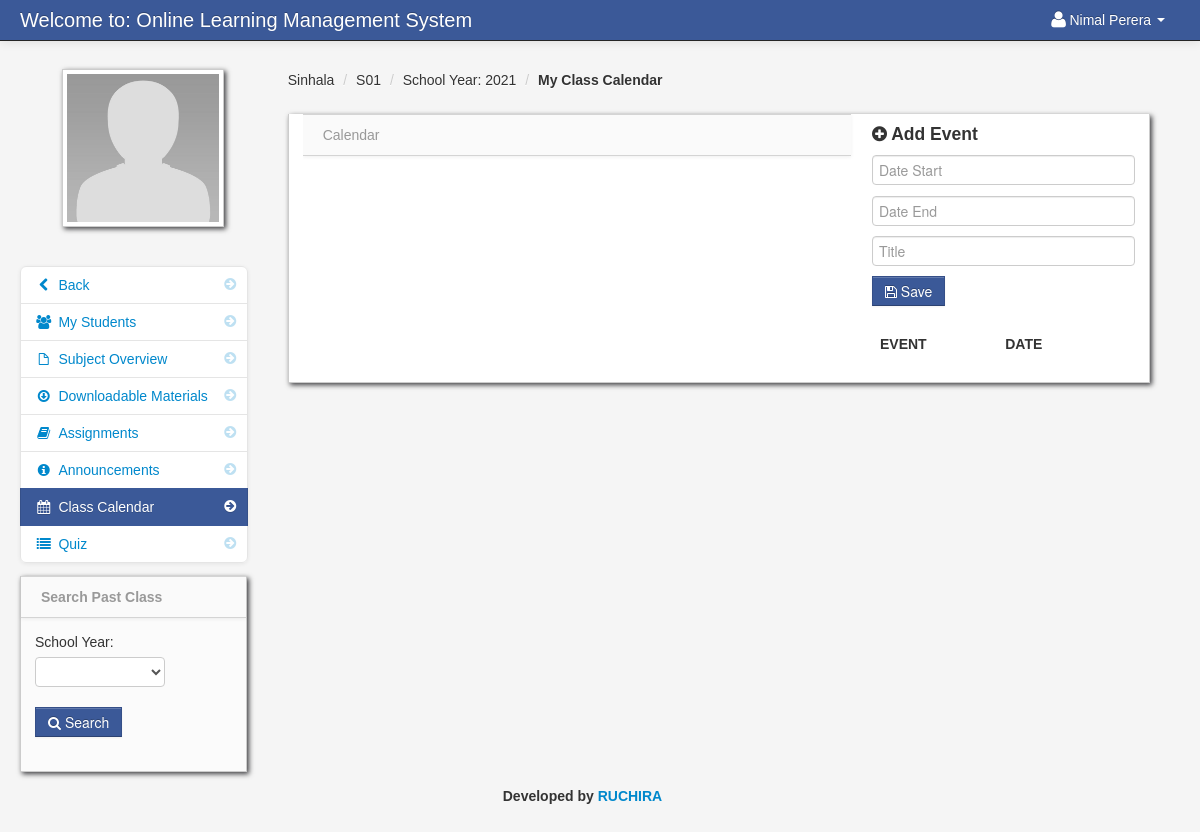
/class_calendar.php?id=1 (signed in), run on the app's committed database.
### tables this page shows
CREATE TABLE `teacher` (
  `teacher_id` int(11) NOT NULL,
  `username` varchar(100) NOT NULL,
  `password` varchar(200) NOT NULL,
  `firstname` varchar(100) NOT NULL,
  `lastname` varchar(100) NOT NULL,
  `department_id` int(11) NOT NULL,
  `location` varchar(200) NOT NULL,
  `about` varchar(500) NOT NULL,
  `teacher_status` varchar(20) NOT NULL,
  `teacher_stat` varchar(100) NOT NULL
);

CREATE TABLE `teacher_class` (
  `teacher_class_id` int(11) NOT NULL,
  `teacher_id` int(11) NOT NULL,
  `class_id` int(11) NOT NULL,
  `subject_id` int(11) NOT NULL,
  `thumbnails` varchar(100) NOT NULL,
  `school_year` varchar(100) NOT NULL
);

CREATE TABLE `class` (
  `class_id` int(11) NOT NULL,
  `class_name` varchar(100) NOT NULL
);

CREATE TABLE `subject` (
  `subject_id` int(11) NOT NULL,
  `subject_code` varchar(100) NOT NULL,
  `subject_title` varchar(100) NOT NULL,
  `category` varchar(100) NOT NULL,
  `description` longtext NOT NULL,
  `unit` int(11) NOT NULL,
  `Pre_req` varchar(100) NOT NULL,
  `semester` varchar(100) NOT NULL
);

### session.php (called while the page is built, shortened)
<?php
$session_id=$_SESSION['id'];
?>

### class_calendar.php (the view, shortened to what this page needs)
<?php include('header_dashboard.php'); ?>
<?php include('session.php'); ?>
<?php $get_id = $_GET['id']; ?>
    <body>
		<?php include('navbar_teacher.php'); ?>
        <div class="container-fluid">
            <div class="row-fluid">
				<?php include('calendar_sidebar.php'); ?>
                <div class="span9" id="content">
                     <div class="row-fluid">
									<?php $class_query = mysqli_query($conn,"select * from teacher_class
									LEFT JOIN class ON class.class_id = teacher_class.class_id
									LEFT JOIN subject ON subject.subject_id = teacher_class.subject_id
									where teacher_class_id = '$get_id'")or die(mysqli_error());
									$class_row = mysqli_fetch_array($class_query);
									?>
									<ul class="breadcrumb">
										<li><a href="#"><?php echo $class_row['class_name']; ?></a> <span class="divider">/</span></li>
										<li><a href="#"><?php echo $class_row['subject_code']; ?></a> <span class="divider">/</span></li>
										<li><a href="#">School Year: <?php echo $class_row['school_year']; ?></a> <span class="divider">/</span></li>
										<li><a href="#"><b>My Class Calendar</b></a></li>
									</ul>
                        <div id="block_bg" class="block">
								<div class="block-content collapse in">
										<div class="span8">
										<div class="navbar navbar-inner block-header">
											<div class="muted pull-left">Calendar</div>
										</div>
										</div>
										<div class="span4">
												<?php include('add_class_event.php'); ?>
										</div>
										</div>
                                </div>
                            </div>
                        </div>
                    </div>
                </div>
		<?php include('footer.php'); ?>
		<?php include('script.php'); ?>
    </body>
</html>

### navbar_teacher.php (shortened to what this page needs)
	<div class="navbar navbar-fixed-top navbar-inverse">
           <div class="navbar-inner">
               <div class="container-fluid">
                   <a class="brand" href="#">Welcome to: Online Learning Management System</a>
							<div class="nav-collapse collapse">
								<ul class="nav pull-right">
												<?php $query= mysqli_query($conn,"select * from teacher where teacher_id = '$session_id'")or die(mysqli_error());
														$row = mysqli_fetch_array($query);
												?>
												<li class="dropdown">
													<a href="#" role="button" class="dropdown-toggle" data-toggle="dropdown"> <i class="icon-user icon-large"></i><?php echo $row['firstname']." ".$row['lastname'];  ?> <i class="caret"></i></a>
												</li>
								</ul>
							</div>
               </div>
           </div>
</div>

### calendar_sidebar.php
<div class="span3" id="sidebar">
	<img id="avatar" src="admin/<?php echo $row['location']; ?>" class="img-polaroid">
			<ul class="nav nav-list bs-docs-sidenav nav-collapse collapse">
				<li class=""><a href="dasboard_teacher.php"><i class="icon-chevron-right"></i><i class="icon-chevron-left"></i>&nbsp;Back</a></li>
				<li class=""><a href="my_students.php<?php echo '?id='.$get_id; ?>"><i class="icon-chevron-right"></i><i class="icon-group"></i>&nbsp;My Students</a></li>
				<li class=""><a href="subject_overview.php<?php echo '?id='.$get_id; ?>"><i class="icon-chevron-right"></i><i class="icon-file"></i>&nbsp;Subject Overview</a></li>
				<li class=""><a href="downloadable.php<?php echo '?id='.$get_id; ?>"><i class="icon-chevron-right"></i><i class="icon-download"></i>&nbsp;Downloadable Materials</a></li>
				<li class=""><a href="assignment.php<?php echo '?id='.$get_id; ?>"><i class="icon-chevron-right"></i><i class="icon-book"></i>&nbsp;Assignments</a></li>
				<li class=""><a href="announcements.php<?php echo '?id='.$get_id; ?>"><i class="icon-chevron-right"></i><i class="icon-info-sign"></i>&nbsp;Announcements</a></li>
				<li class="active"><a href="class_calendar.php<?php echo '?id='.$get_id; ?>"><i class="icon-chevron-right"></i><i class="icon-calendar"></i>&nbsp;Class Calendar</a></li>
			    <li class=""><a href="class_quiz.php<?php echo '?id='.$get_id; ?>"><i class="icon-chevron-right"></i><i class="icon-list"></i>&nbsp;Quiz</a></li>
			</ul>
			<?php include('search_other_class.php'); ?>
</div>

### admin/assets/styles.css (style rules this page uses)
body { padding-top: 60px; padding-bottom: 40px; background-color: #f5f5f5; }
#content { margin-left:0px; }
.breadcrumb { margin: 0 0 0px; padding: 10px 0px; background-color: transparent; }
.block { background: url("../images/pixel-60fff.png") repeat scroll 0 0 rgba(0, 0, 0, 0) !important; border: 1px solid #ccc; background: white; margin: 1em 0em; border-top: none; -webkit-box-shadow: 2px 2px 5px rgba(0, 0, 6, 0.75); -moz-box-shadow: 2px 2px 5px rgba(0, 0, 6, 0.75); box-shadow: 2px 2px 5px rgba(0, 0, 6, 0.75); }
.block-content { margin: 1em; min-height: .25em; }
.block-header { margin-bottom: 0px; border-right: none; border-left: none; -webkit-border-radius: 0px; -moz-border-radius: 0px; border-radius: 0px; }
.block-header div { padding-top: 10px; }
.bs-docs-sidenav { max-width: 228px; margin: 30px 0 0; padding: 0; background-color: #fff; -webkit-border-radius: 6px; -moz-border-radius: 6px; border-radius: 6px; -webkit-box-shadow: 0 1px 4px rgba(0,0,0,.065); -moz-box-shadow: 0 1px 4px rgba(0,0,0,.065); box-shadow: 0 1px 4px rgba(0,0,0,.065); }
.bs-docs-sidenav > li > a { display: block; width: 190px \9; margin: 0 0 -1px; padding: 8px 14px; border: 1px solid #e5e5e5; }
.bs-docs-sidenav > li:first-child > a { -webkit-border-radius: 6px 6px 0 0; -moz-border-radius: 6px 6px 0 0; border-radius: 6px 6px 0 0; }
.bs-docs-sidenav > li:last-child > a { -webkit-border-radius: 0 0 6px 6px; -moz-border-radius: 0 0 6px 6px; border-radius: 0 0 6px 6px; }
.bs-docs-sidenav > .active > a { position: relative; z-index: 2; padding: 9px 15px; border: 0; text-shadow: 0 1px 0 rgba(0,0,0,.15); -webkit-box-shadow: inset 1px 0 0 rgba(0,0,0,.1), inset -1px 0 0 rgba(0,0,0,.1); -moz-box-shadow: inset 1px 0 0 rgba(0,0,0,.1), inset -1px 0 0 rgba(0,0,0,.1); box-shadow: inset 1px 0 0 rgba(0,0,0,.1), inset -1px 0 0 rgba(0,0,0,.1); }
.bs-docs-sidenav .icon-chevron-right { float: right; margin-top: 2px; margin-right: -6px; opacity: .25; }
.bs-docs-sidenav .active .icon-chevron-right, .bs-docs-sidenav .active a:hover .icon-chevron-right { opacity: 1; }

### data on the page
teacher: firstname "Nimal", lastname "Perera", location (placeholder picture)
teacher_class: class.class_name "Sinhala", subject.subject_code "S01", school_year "2021"
